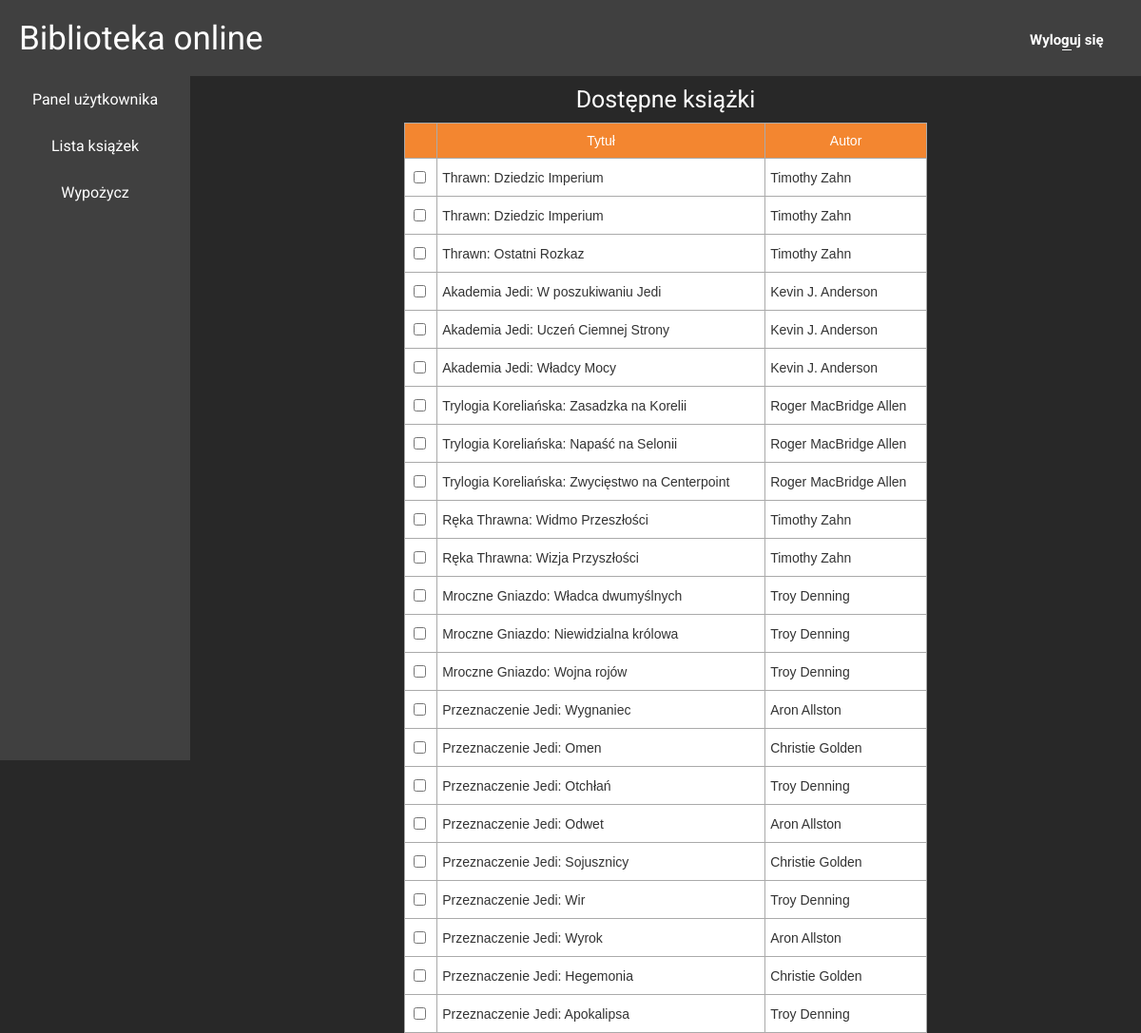
The app's page /panel_get_book.php with its own data.
### tables this page shows
CREATE TABLE books (
    id INTEGER PRIMARY KEY NOT NULL AUTO_INCREMENT,
    title VARCHAR(50) NOT NULL,
    series VARCHAR(50),
    author VARCHAR(50) NOT NULL,
    number_of_pages INTEGER,
    borrower VARCHAR(50),
    is_available BOOLEAN
) DEFAULT CHARSET=utf8 COLLATE=utf8_unicode_ci;

### books_get.php (the view, shortened to what this page needs)
<?php
    require_once "connect.php";
    $connection = @new mysqli($host, $db_user, $db_password, $db_name);
    if ($connection->connect_errno != 0)
    {
        echo "Error: " . $connection->connect_errno;
    }
    else
    {
        $connection->query("SET NAMES 'utf8'");
        if ($result = $connection->query("SELECT * FROM books WHERE is_available = true"))
        {
            $row = $result->fetch_assoc();
            $rows_count = $result->num_rows;
            if ($rows_count < 1) {
                echo '<span id="table_title">W bazie danych nie ma książek</span>';
            } else {
                echo <<< END
                    <span id="table_title">Dostępne książki</span>
                    <table class="tg" align="center">
                        <tr>
                            <th class="tg-c3ow"></th>
                            <th class="tg-c3ow">Tytuł</th>
                            <th class="tg-c3ow">Autor</th>
                        </tr>
                END;
                echo '<tr><td><input type="checkbox"></td><td>' . $row['series'] . ': ' . $row['title'] . '</td><td>' . $row['author'] . '</td></tr>';
                while($row = mysqli_fetch_array($result))
                {
                    echo '<tr><td><input type="checkbox"></td><td>' . $row['series'] . ': ' . $row['title'] . '</td<td><td>' . $row['author'] . '</td></tr>';
                }
                echo "</table>";
            }
        }
    }
?>

### css/global.css (style rules this page uses)
body { margin: 0; padding: 0; font-family: 'Roboto', sans-serif; background: #282828; color: #fff; }

### css/table.css (style rules this page uses)
#table_title { font-size: 25px; text-align: center; margin: 10px 0; display: block; }
.tg { width: 550px; border-collapse: collapse; border-spacing: 0; border-color: #aaa; }
.tg td { font-family: Arial, sans-serif; font-size: 14px; padding: 10px 5px; border-style: solid; border-width: 1px; overflow: hidden; word-break: normal; border-color: #aaa; color: #333; background-color: #fff; }
.tg th { font-family: Arial, sans-serif; font-size: 14px; font-weight: normal; padding: 10px 5px; border-style: solid; border-width: 1px; overflow: hidden; word-break: normal; border-color: #aaa; color: #fff; background-color: #f38630; }
.tg .tg-c3ow { border-color: inherit; text-align: center; vertical-align: top }

### records on screen
books: series "Thrawn", title "Dziedzic Imperium", author "Timothy Zahn"
books: series "Thrawn", title "Dziedzic Imperium", author "Timothy Zahn"
books: series "Thrawn", title "Ostatni Rozkaz", author "Timothy Zahn"
books: series "Akademia Jedi", title "W poszukiwaniu Jedi", author "Kevin J. Anderson"
books: series "Akademia Jedi", title "Uczeń Ciemnej Strony", author "Kevin J. Anderson"
books: series "Akademia Jedi", title "Władcy Mocy", author "Kevin J. Anderson"
books: series "Trylogia Koreliańska", title "Zasadzka na Korelii", author "Roger MacBridge Allen"
books: series "Trylogia Koreliańska", title "Napaść na Selonii", author "Roger MacBridge Allen"
books: series "Trylogia Koreliańska", title "Zwycięstwo na Centerpoint", author "Roger MacBridge Allen"
books: series "Ręka Thrawna", title "Widmo Przeszłości", author "Timothy Zahn"
books: series "Ręka Thrawna", title "Wizja Przyszłości", author "Timothy Zahn"
books: series "Mroczne Gniazdo", title "Władca dwumyślnych", author "Troy Denning"
books: series "Mroczne Gniazdo", title "Niewidzialna królowa", author "Troy Denning"
books: series "Mroczne Gniazdo", title "Wojna rojów", author "Troy Denning"
books: series "Przeznaczenie Jedi", title "Wygnaniec", author "Aron Allston"
books: series "Przeznaczenie Jedi", title "Omen", author "Christie Golden"
books: series "Przeznaczenie Jedi", title "Otchłań", author "Troy Denning"
books: series "Przeznaczenie Jedi", title "Odwet", author "Aron Allston"
books: series "Przeznaczenie Jedi", title "Sojusznicy", author "Christie Golden"
books: series "Przeznaczenie Jedi", title "Wir", author "Troy Denning"
books: series "Przeznaczenie Jedi", title "Wyrok", author "Aron Allston"
books: series "Przeznaczenie Jedi", title "Hegemonia", author "Christie Golden"
books: series "Przeznaczenie Jedi", title "Apokalipsa", author "Troy Denning"
